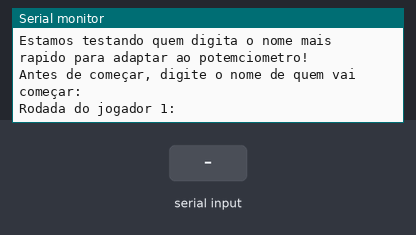
A sketch run on a simulated Arduino Uno, built with avr-gcc and run on an emulated ATmega328P. Shown: the last lines printed to the serial monitor. The inputs (shaded band) are chosen by the test bench.

Above: at 2.5 s.
2.6 s: "1" received over Serial
At 4.8 s:
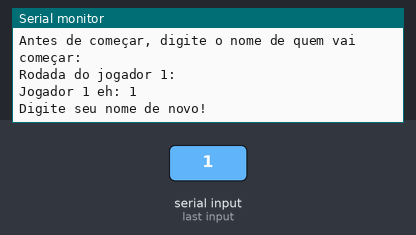
5.1 s: "0" received over Serial
At 7.3 s:
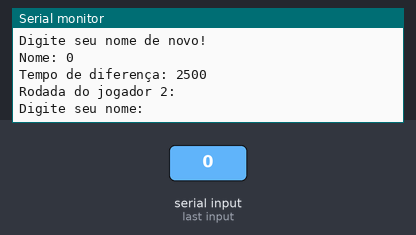
7.6 s: "2" received over Serial
At 9.0 s:
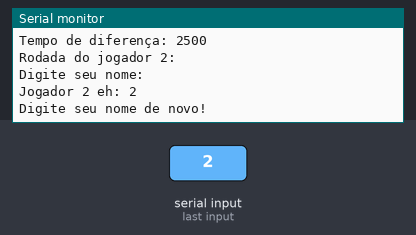
9.1 s: "1" received over Serial
At 11.3 s:
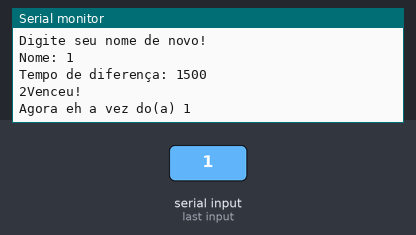

Measured:
- after the input at 2.6 s, the serial monitor: prints a new line after 1.0 s (image 1)
- after the input at 5.1 s, the serial monitor: prints a new line after 1.0 s (image 2)
- after the input at 7.6 s, the serial monitor: prints a new line after 1.0 s (image 3)
- after the input at 9.1 s, the serial monitor: prints a new line after 1.0 s (image 4)

The sketch:

struct_exemplo.ino
```cpp
#include <string.h>

struct dados{
    String nome1, nome2, nome3, nome4;
    unsigned long tempo1, tempo2, tempo3, tempo4;
    unsigned long total1, total2;
};

void setup(){

  Serial.begin(9600);

  Serial.println("ESTE PROGRAMA É UM PROTÓTIPO, PODEM HAVER ERROS E BUGS");
  Serial.println("DESCONSIDERE-OS!");
  Serial.println();
  Serial.println();

  delay(1000);

  Serial.println("Bem vindo ao jogo do Cofre!");
  Serial.println();
  Serial.println("Essas sao as regras do jogo:");
  Serial.println();
  Serial.println("Gire o potenciometro e espere 2 segundos para verificar se a posição esta correta");
  Serial.println("Quem acertar a senha de 7 digitos para abrir o cofre no menor tempo eh o vencedor!");
  Serial.println();
  Serial.println("Estamos testando quem digita o nome mais rapido para adaptar ao potemciometro!");
  Serial.println("Antes de começar, digite o nome de quem vai começar:");
  Serial.println();
  Serial.println("Rodada do jogador 1:");
}

void loop(){

  //------------- Jogador 1 ---------------
  // parte para testar a diferença de tempo para o jogadores e inputs de informações para obtermos os tempos
  // esta sendo testado quem ganha, se voce digitar o nome do jog1 e do 2 mais rapido, só precisa adaptar isso para os dados do potenciometro


 struct dados Nomes;

  while(Serial.available()==0){
    }
    Nomes.nome1 = Serial.readString();
    Serial.print("Jogador 1 eh: ");
    Serial.println(Nomes.nome1);
    Nomes.tempo1 = millis ();
    Serial.println("Digite seu nome de novo!");

 while(Serial.available()==0){
   }
   Nomes.nome2 = Serial.readString();
   Serial.print("Nome: ");
   Serial.println(Nomes.nome2);
   Nomes.tempo2 = millis ();

 struct dados dif;
   dif.total1 = (Nomes.tempo2 - Nomes.tempo1);
   Serial.print("Tempo de diferença: ");
   Serial.println(dif.total1);
   Serial.println();

   //------------- Jogador 2 ---------------
  Serial.println("Rodada do jogador 2:");
  Serial.println();
  Serial.println("Digite seu nome:");
  while(Serial.available()==0){
  }
  Nomes.nome3 = Serial.readString();
  Serial.print("Jogador 2 eh: ");
  Serial.println(Nomes.nome3);
  Nomes.tempo3 = millis ();
  Serial.println("Digite seu nome de novo!");

  while(Serial.available()==0){
  }
   Nomes.nome4 = Serial.readString();
   Serial.print("Nome: ");
   Nomes.tempo4 = millis ();
   Serial.println(Nomes.nome4);

   dif.total2 = (Nomes.tempo4 - Nomes.tempo3);
   Serial.print("Tempo de diferença: ");
   Serial.println(dif.total2);

// -------------- TESTE PARA VER QUEM GANHOU --------------
   Serial.println();
   if (dif.total2 < dif.total1){
      Serial.print(Nomes.nome3);
      Serial.println("Venceu!");
    }
   else {
      Serial.print(Nomes.nome1);
      Serial.println("Venceu!");
    }
   Serial.println();
   Serial.print("Agora eh a vez do(a) ");
   Serial.println(Nomes.nome1);
}
```
